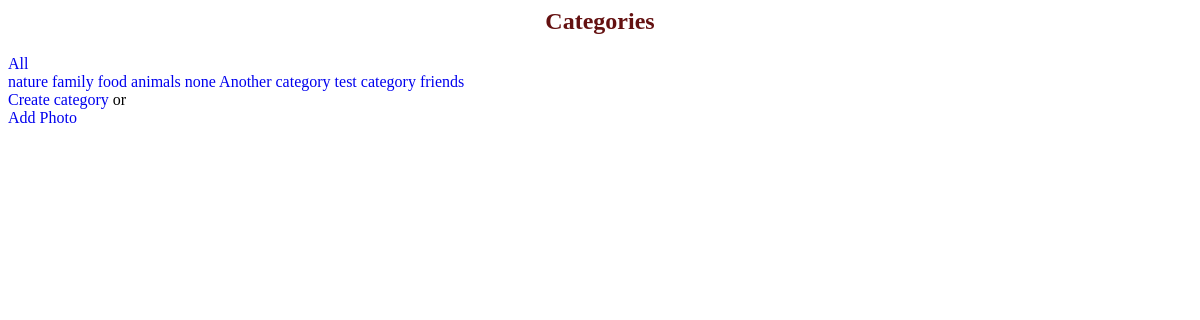
The page / on the database its author committed.
### photo/models.py (models this page shows, shortened)
class Category(models.Model):
    name = models.CharField(max_length = 1000)

### photo/views.py (the view)
# urls.py: path('', home_view, name = "home"),
def home_view(request):
    categories = Category.objects.all()
    if request.method == "POST":
        new = Category.objects.create()
        context = {"categories": categories, "new": new}
    context = {"categories": categories}
    return render(request,"home.html",context)

### templates/home.html (shortened to what this page needs)
{%load static%}
<html lang="en">
<head>
    <link rel="stylesheet" href="{% static '/home.css' %}" type="text/css">
</head>
<body>
    <section class="container">
            <h1 class="title">Categories</h1>
            <div class="item" id="one"><a href="photos/{{all_pictures}}" id="all">All</a></div>
            <div class="item1," id="photos">
                {% for category in categories%}
                    <a href = "photos/{{category.id}}/" id = 'items'>{{category.name}}</a>
                    {%endfor%}
            </div>
            <div class="item" id="last">
                <a href="/create_category">
                    Create category</a>
                or <br>
                <a href="/userform">Add Photo</a>
            </div>
    </section>
</body>
</html>

### photo/static/home.css (style rules this page uses)
.title { color: rgb(100, 17, 17); text-align: center; }
a { text-decoration: none; }

### rows shown on the page
Category: name "nature"
Category: name "family"
Category: name "food"
Category: name "animals"
Category: name "none"
Category: name "Another category"
Category: name "test category"
Category: name "friends"
